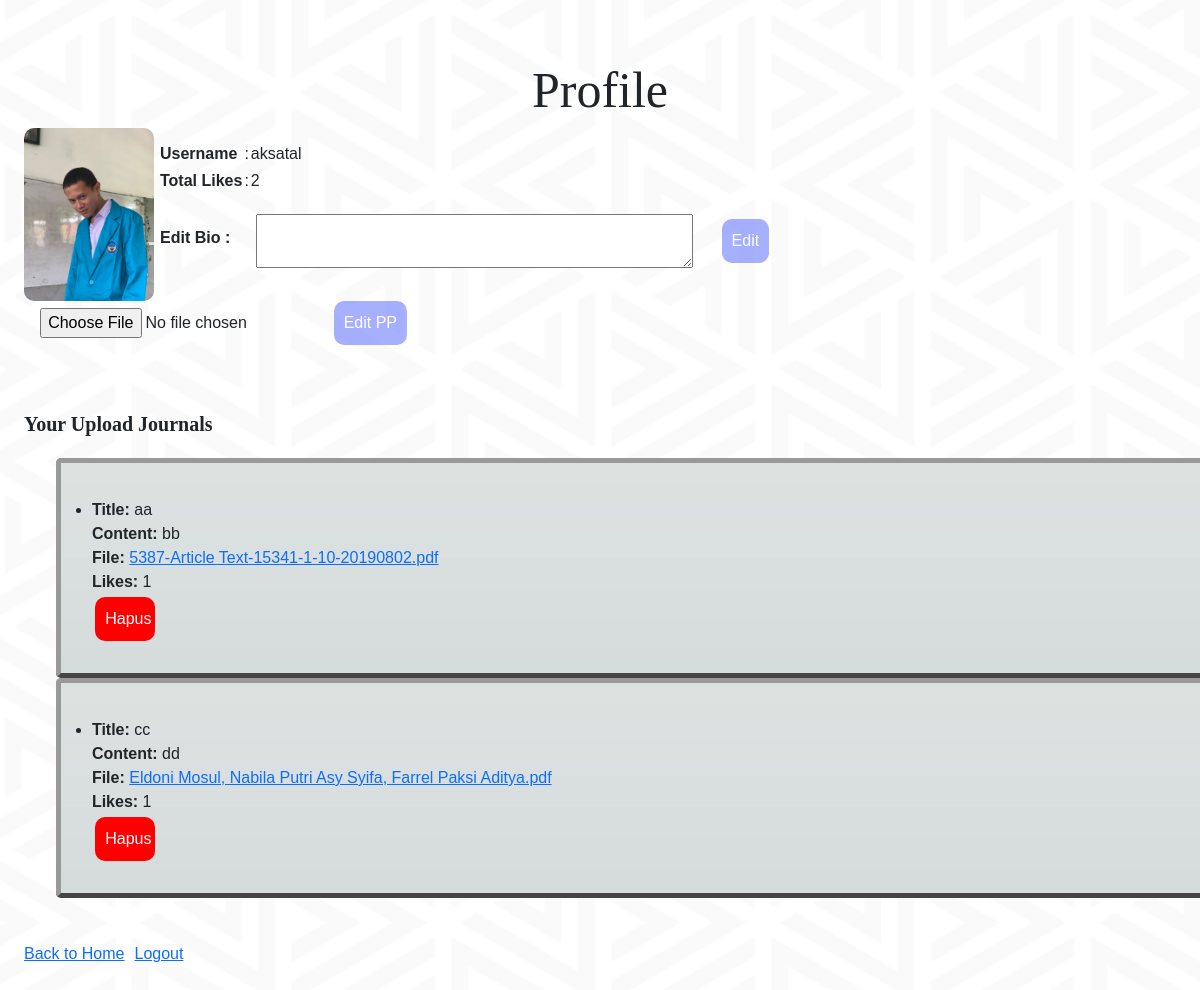
Screenshot of /profile.php (signed in) with the database file from the repository.
### tables this page shows
CREATE TABLE `users` (
  `id` int(11) NOT NULL,
  `username` varchar(50) NOT NULL,
  `password` varchar(255) NOT NULL,
  `email` varchar(100) NOT NULL,
  `profile_picture` varchar(255) DEFAULT NULL,
  `created_at` timestamp NOT NULL DEFAULT current_timestamp(),
  `bio` text DEFAULT NULL
);

CREATE TABLE `journals` (
  `id` int(11) UNSIGNED NOT NULL,
  `title` varchar(255) NOT NULL,
  `author` varchar(100) NOT NULL,
  `content` text NOT NULL,
  `upload_time` timestamp NOT NULL DEFAULT current_timestamp(),
  `user_id` int(11) DEFAULT NULL,
  `file` varchar(255) DEFAULT NULL,
  `faculty` varchar(255) DEFAULT NULL,
  `original_name` varchar(255) DEFAULT NULL
);

### profile.php (the view, shortened to what this page needs)
<?php
include 'config.php';
function countLikes($conn, $journalId) {
    $sql = "SELECT COUNT(*) AS total_likes FROM likes WHERE journal_id='$journalId'";
    $result = mysqli_query($conn, $sql);
    $row = mysqli_fetch_assoc($result);
    return $row['total_likes'];
}
$username = $_SESSION['user'];
$isCurrentUser = true;
$sql = "SELECT * FROM users WHERE username='$username'";
$result = mysqli_query($conn, $sql);
$user = mysqli_fetch_assoc($result);
$sqlJournals = "SELECT * FROM journals WHERE author='$username'";
$resultJournals = mysqli_query($conn, $sqlJournals);
$sqlTotalLikes = "SELECT SUM(likes) AS total_likes FROM (SELECT COUNT(*) AS likes FROM likes INNER JOIN journals ON likes.journal_id = journals.id WHERE journals.author = '$username' GROUP BY journals.id) AS likes_count";
$resultTotalLikes = mysqli_query($conn, $sqlTotalLikes);
$totalLikesRow = mysqli_fetch_assoc($resultTotalLikes);
$totalLikes = $totalLikesRow['total_likes'];
?>
<!DOCTYPE html>
<html lang="en">
<head>
    <link href="https://cdn.jsdelivr.net/npm/bootstrap@5.1.3/dist/css/bootstrap.min.css" rel="stylesheet">
    <link rel="stylesheet" href="style.css">
</head>
<body>
    <h1 style="font-family: 'Montserrat'; font-size: 50px; margin-top:5%; ">Profile</h1>
    <div class="containerprofile">
        <?php if ($isCurrentUser): ?>
            <div class="foto">
                <?php if(isset($user['profile_picture']) && !empty($user['profile_picture'])): ?>
                    <img src="profile_pictures/<?php echo $user['profile_picture']; ?>" alt="Profile Picture" style="width:130px; border-radius:10px;">
                <?php else: ?>
                    <img src="profile.png" alt="Profile Picture" style="width:130px; border-radius:10px;">
                <?php endif; ?>
            </div>
            <div class="info">
                <table style="margin-top: 5%;">
                    <tr style="line-height:5%;">
                        <td>
                            <p><strong>Username</strong><p>
                        </td>
                        <td>
                            <p>:</p>
                        </td>
                        <td>
                            <p> <?php echo $user['username']; ?></p>
                        </td>
                    </tr>
                    <tr style="line-height:100%;">
                        <td>
                            <p><strong>Total Likes</strong><p>
                        </td>
                        <td>
                            <p>:</p>
                        </td>
                        <td>
                            <p> <?php echo $totalLikes; ?></p>
                        </td>
                    </tr>
                </table>
            </div>
            <div class="gantibio">
                <?php if ($isCurrentUser): ?>
                    <form action="profile.php?user=<?php echo $username; ?>" method="post">
                        <table style="margin-top: 0%;">
                            <tr >
                                <td>
                                    <p><strong>Edit Bio :</strong> </p>
                                 </td>
                                <td rowspan="2">
                                    <textarea name="bio" rows="2" cols="50"><?php echo isset($user['bio']) ? $user['bio'] : ''; ?></textarea>
                                </td>
                                <td>
                                    <button type="submit" name="submit_bio" style="width:100%;">Edit</button>
                                </td>
                            </tr>
                        </table>
                    </form>
                <?php endif; ?>
            </div>
            <div class="gantifoto">
                <form action="profile.php?user=<?php echo $username; ?>" method="post" enctype="multipart/form-data" >
                    <table>
                        <tr>
                            <td><input type="file" id="file-input" class="file-input" name="profile_picture" accept="image/*"> </td>
                            <td><button type="submit" name="submit" class="edit-profile-picture-btn" style="width:100%">Edit PP</button></td>
                        </tr>
                    </table>
                </form>
            </div>
        <?php endif; ?>
        <div class="siapa">
        <p style="margin-top:5%; font-family: 'Montserrat'; font-size: 20px;"><strong>
            <?php
            if ($isCurrentUser) {
                echo "Your Upload Journals";
            } else {
                echo $username . "'s Upload Journals";
            }
            ?>
        </strong></p>
        </div>
        <div class="journals">
            <ul>
                <?php while ($row = mysqli_fetch_assoc($resultJournals)): ?>
                    <div class="jurnal">
                        <li>
                            <strong>Title:</strong> <?php echo $row['title']; ?><br>
                            <strong>Content:</strong> <?php echo $row['content']; ?><br>
                            <strong>File:</strong> <a href="uploads/<?php echo $row['file']; ?>" target="_blank"><?php echo $row['original_name']; ?></a><br>
                            <strong>Likes:</strong> <?php echo countLikes($conn, $row['id']); ?>
                            <div class="hapus">
                                <?php if ($isCurrentUser): ?>
                                    <form action="profile.php?user=<?php echo $username; ?>" method="post">
                                        <button type="submit" name="delete_journal" class="tombolhapus">Hapus</button>
                                    </form>
                                <?php endif; ?>
                            </div>
                        </li>
                    </div>
                <?php endwhile; ?>
            </ul>
        </div>
        <div class="back">
            <a href="index.php">Back to Home</a>
            <a href="logout.php">Logout</a>
        </div>
    </div>
</body>
</html>

### style.css (style rules this page uses)
* { position: relative; }
body { font-family: Arial, sans-serif; margin: 0; padding: 0; background-image: url('bg.png'); background-size: cover; background-repeat: no-repeat; background-attachment: fixed; }
h1 { text-align: center; }
form { margin-bottom: 20px; }
input[type="text"],input[type="password"],input[type="email"] ,textarea, input[type="file"], button { display: block; margin-bottom: 10px; width: 90%; margin-left: 5%; margin-right: 35%; font-size: 16px; }
button { background-color: rgb(81, 98, 255,0.5); border-radius: 10px 10px 10px 10px; color: white; padding: 10px; border: none; cursor: pointer; }
a { display: inline-block; margin-right: 10px; }

### profile.php (style rules this page uses)
.containerprofile { padding: 0px; display: grid; grid-template-columns: 135px 135px ; grid-template-rows: 85px 85px; margin-left: 2%; }
.foto { height: 175px; width:135px; align-items: center; justify-content: center; grid-column: 1/2; grid-row:1/3; }
.info { height: 80px; width:500px; justify-content: center; line-height:0%; grid-column: 2/3; grid-row:1/2; }
.gantibio { height: 55px; width:1000px; grid-column: 2/3; grid-row:2/3; }
.gantifoto { display: flex; align-items: center; height: 80px; width:550px; grid-column: 1/3; grid-row:3/4; }
.siapa { display: flex; align-items: center; height: 80px; width:550px; grid-column: 1/3; grid-row:4/5; }
.jurnal { padding: 30%; padding-top: 65%; display: flex; align-items: center; height: 220px; width:1150px; grid-column: 1/3; grid-row:5/6; background-image: url('index.png'); border-radius: 5px 5px 5px 5px; box-shadow: rgb(0, 0, 0); border:5px outset #999; }
.back { display: flex; align-items: center; height: 80px; width:550px; grid-column: 1/3; grid-row:6/7; }
.hapus { display: flex; align-items: center; height: 80px; width:550px; grid-column: 3/4; grid-row:5/6; }
.tombolhapus { background-color: red; border-radius: 10px 10px 10px 10px; color: white; padding: 10px; border: none; cursor: pointer; }

### rows the page displays
users: profile_picture (picture), username "aksatal"
journals: title "aa", content "bb", original_name "5387-Article Text-15341-1-10-20190802.pdf", id "1"
journals: title "cc", content "dd", original_name "Eldoni Mosul, Nabila Putri Asy Syifa, Farrel Paksi Aditya.pdf", id "1"

### other values shown
$totalLikes "2"
